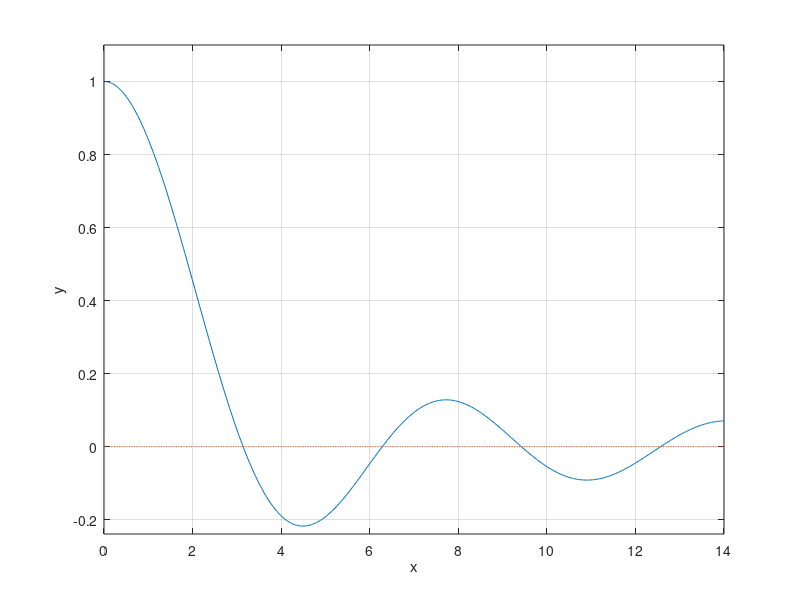

Recreate this plot in MATLAB. (Note: this script raises an error after producing the figure.)
clear
a=0;
b=14;
x = linspace(a,b,500);
h = 0.001; iter = 5; eps = 0.001;
%f = @(x)1+(1+sin(x)-cos(x)).^2-(sin(2*x)-cos(2*x)-0.2).^2;
f = @(x)sin(x)./x;
y = f(x);
plot(x,f(x),x,0*x,':');
grid on
xlabel('x'); ylabel('y')
hold on
ymin=min(y); ymax=max(y);
if ymin<0 ymin=1.1*ymin; else ymin = 0.9*ymin; end;
if ymax>0 ymax=1.1*ymax; else ymax = 0.9*ymax; end;
ylim([ymin,ymax]);
z = ginput(1);
x1=z(1);
for i = 1:iter
    yh=(f(x1+h)-f(x1))/h;
    x2=x1-f(x1)/yh;
    P=plot(x,f(x1)+yh*(x-x1),':',x1,f(x1),'*',x2,0,'*',x2,f(x2),'o')
    L=line([x2,x2],[0,f(x2)]);
    set(L,'LineStyle',':')
    x1=x2;
    if abs(f(x2))<eps break; end;
    pause
    delete(P,L);
end;
hold off